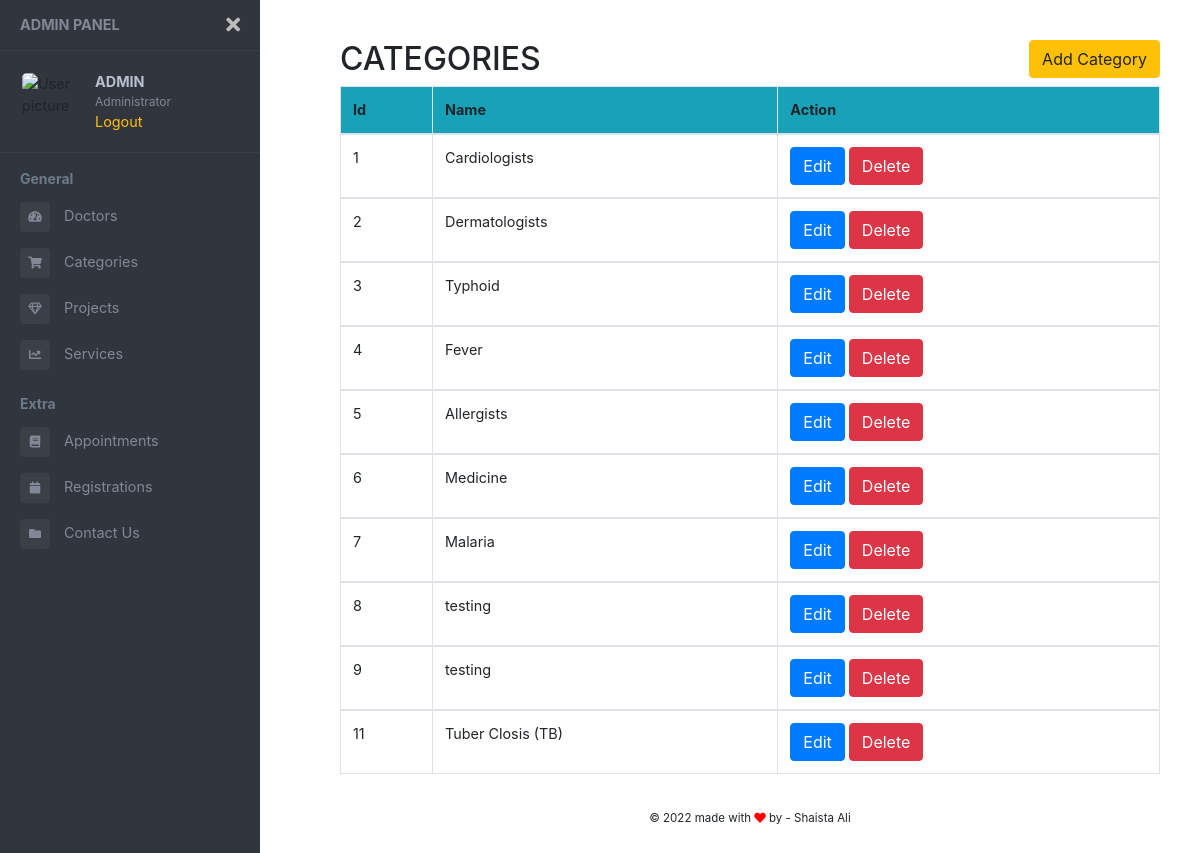
The app's page /admin/categories.php (signed in) with its own data.
### tables this page shows
CREATE TABLE `categories` (
  `id` int(11) NOT NULL,
  `category` varchar(100) NOT NULL
);

### admin/categories.php (the view, shortened to what this page needs)
<?php
  include "../connection.php";
?>
<!DOCTYPE html>
<html lang="en">
<head>
    <link rel="stylesheet" href="https://maxcdn.bootstrapcdn.com/bootstrap/4.0.0/css/bootstrap.min.css"
>
    <link href="https://use.fontawesome.com/releases/v5.0.6/css/all.css" rel="stylesheet">
    <link href="//maxcdn.bootstrapcdn.com/bootstrap/4.0.0/css/bootstrap.min.css" rel="stylesheet" id="bootstrap-css">
</head>
<body>
<div class="page-wrapper chiller-theme toggled">
  <nav id="sidebar" class="sidebar-wrapper">
    <div class="sidebar-content">
      <div class="sidebar-brand">
        <a href="#">Admin Panel</a>
        <div id="close-sidebar">
          <i class="fas fa-times"></i>
        </div>
      </div>
      <div class="sidebar-header">
        <div class="user-pic">
          <img class="img-responsive img-rounded" src="https://raw.githubusercontent.com/azouaoui-med/pro-sidebar-template/gh-pages/src/img/user.jpg"
            alt="User picture">
        </div>
        <div class="user-info">
          <span class="user-name">
            <strong class="text-uppercase"><?php echo $_SESSION['username'] ?></strong>
          </span>
          <span class="user-role">Administrator</span>
          <span>
            <a href="logout.php" class="text-warning">Logout</a>
          </span>
        </div>
      </div>
      <div class="sidebar-menu">
        <ul>
          <li class="header-menu">
            <span>General</span>
          </li>
          <li class="sidebar-dropdown">
            <a href="doctors.php">
              <i class="fa fa-tachometer-alt"></i>
              <span>Doctors</span>
            </a>
          </li>
          <li class="sidebar-dropdown">
            <a href="categories.php">
              <i class="fa fa-shopping-cart"></i>
              <span>Categories</span>
            </a>
          </li>
          <li class="sidebar-dropdown">
            <a href="projects.php">
              <i class="far fa-gem"></i>
              <span>Projects</span>
            </a>
          </li>
          <li class="sidebar-dropdown">
            <a href="services.php">
              <i class="fa fa-chart-line"></i>
              <span>Services</span>
            </a>
          </li>
          <li class="header-menu">
            <span>Extra</span>
          </li>
          <li>
            <a href="appointments.php">
              <i class="fa fa-book"></i>
              <span>Appointments</span>
            </a>
          </li>
          <li>
            <a href="registrations.php">
              <i class="fa fa-calendar"></i>
              <span>Registrations</span>
            </a>
          </li>
          <li>
            <a href="contact-us.php">
              <i class="fa fa-folder"></i>
              <span>Contact Us</span>
            </a>
          </li>
        </ul>
      </div>
    </div>
  </nav>
  <main class="page-content">
    <div class="container-fluid">
      <div class="row">
        <div class="form-group col-md-12">
          <div class="row">
            <div class="col">
              <h2 class=" text-uppercase">Categories</h2>
            </div>
            <div class="col text-right">
              <a href="add-category.php" class="btn btn-warning" data-toggle="modal" data-target="#myModal">Add Category</a>
            </div>
          </div>
          <table class="table table-bordered">
            <tr>
              <thead class="bg-info">
                <th>Id</th>
                <th>Name</th>
                <th>Action</th>
              </thead>
            </tr>
            <?php
            $fetch = mysqli_query($con,"SELECT * FROM categories");
            while ($row = mysqli_fetch_array($fetch)) {
            ?>
            <tr>
              <tbody>
                <td><?php echo $row['id']; ?></td>
                <td><?php echo $row['category']; ?></td>
                <td><a href="category-edit.php?id=<?php echo $row['id']; ?> " class="btn btn-primary">Edit</a> <a href="category-delete.php?id=<?php echo $row['id']; ?>" name="btn-delete" class="btn btn-danger">Delete</a></td>
              </tbody>
            </tr>
          <?php } ?>
          </table>
        </div>
      </div>
      <footer class="text-center">
        <div class="mb-2">
          <small>
            © 2022 made with <i class="fa fa-heart" style="color:red"></i> by - <a target="_blank">
              Shaista Ali
            </a>
          </small>
        </div>
      </footer>
    </div>
  </main>
</div>
</body>
</html>

### admin/categories.php (style rules this page uses)
body { font-size: 0.9rem; }
.page-wrapper .sidebar-wrapper, .sidebar-wrapper .sidebar-brand > a, .sidebar-wrapper .sidebar-dropdown > a:after, .sidebar-wrapper .sidebar-menu .sidebar-dropdown .sidebar-submenu li a:before, .sidebar-wrapper ul li a i, .page-wrapper .page-content, .sidebar-wrapper .sidebar-search input.search-menu, .sidebar-wrapper .sidebar-search .input-group-text, .sidebar-wrapper .sidebar-menu ul li a, #show-sidebar, #close-sidebar { -webkit-transition: all 0.3s ease; -moz-transition: all 0.3s ease; -ms-transition: all 0.3s ease; -o-transition: all 0.3s ease; transition: all 0.3s ease; }
.page-wrapper { height: 100vh; }
.page-wrapper.toggled .sidebar-wrapper { left: 0px; }
@media screen and (min-width: 768px) { .page-wrapper.toggled .page-content { padding-left: 300px; } }
.sidebar-wrapper { width: 260px; height: 100%; max-height: 100%; position: fixed; top: 0; left: -300px; z-index: 999; }
.sidebar-wrapper ul { list-style-type: none; padding: 0; margin: 0; }
.sidebar-wrapper a { text-decoration: none; }
.sidebar-content { max-height: calc(100% - 30px); height: calc(100% - 30px); overflow-y: auto; position: relative; }
.sidebar-wrapper .sidebar-brand { padding: 10px 20px; display: flex; align-items: center; }
.sidebar-wrapper .sidebar-brand > a { text-transform: uppercase; font-weight: bold; flex-grow: 1; }
.sidebar-wrapper .sidebar-brand #close-sidebar { cursor: pointer; font-size: 20px; }
.sidebar-wrapper .sidebar-header { padding: 20px; overflow: hidden; }
.sidebar-wrapper .sidebar-header .user-pic { float: left; width: 60px; padding: 2px; border-radius: 12px; margin-right: 15px; overflow: hidden; }
.sidebar-wrapper .sidebar-header .user-pic img { object-fit: cover; height: 100%; width: 100%; }
.sidebar-wrapper .sidebar-header .user-info { float: left; }
.sidebar-wrapper .sidebar-header .user-info > span { display: block; }
.sidebar-wrapper .sidebar-header .user-info .user-role { font-size: 12px; }
.sidebar-wrapper .sidebar-menu { padding-bottom: 10px; }
.sidebar-wrapper .sidebar-menu .header-menu span { font-weight: bold; font-size: 14px; padding: 15px 20px 5px 20px; display: inline-block; }
.sidebar-wrapper .sidebar-menu ul li a { display: inline-block; width: 100%; text-decoration: none; position: relative; padding: 8px 30px 8px 20px; }
.sidebar-wrapper .sidebar-menu ul li a i { margin-right: 10px; font-size: 12px; width: 30px; height: 30px; line-height: 30px; text-align: center; border-radius: 4px; }
.page-wrapper .page-content { display: inline-block; width: 100%; padding-left: 0px; padding-top: 20px; }
.page-wrapper .page-content > div { padding: 20px 40px; }
.page-wrapper .page-content { overflow-x: hidden; }
.chiller-theme .sidebar-wrapper { background: #31353D; }
.chiller-theme .sidebar-wrapper .sidebar-header, .chiller-theme .sidebar-wrapper .sidebar-search, .chiller-theme .sidebar-wrapper .sidebar-menu { border-top: 1px solid #3a3f48; }
.chiller-theme .sidebar-wrapper .sidebar-header .user-info .user-role, .chiller-theme .sidebar-wrapper .sidebar-header .user-info .user-status, .chiller-theme .sidebar-wrapper .sidebar-search input.search-menu, .chiller-theme .sidebar-wrapper .sidebar-search .input-group-text, .chiller-theme .sidebar-wrapper .sidebar-brand>a, .chiller-theme .sidebar-wrapper .sidebar-menu ul li a, .chiller-theme .sidebar-footer>a { color: #818896; }
.chiller-theme .sidebar-wrapper .sidebar-menu ul li:hover>a, .chiller-theme .sidebar-wrapper .sidebar-menu .sidebar-dropdown.active>a, .chiller-theme .sidebar-wrapper .sidebar-header .user-info, .chiller-theme .sidebar-wrapper .sidebar-brand>a:hover, .chiller-theme .sidebar-footer>a:hover i { color: #b8bfce; }
.page-wrapper.chiller-theme.toggled #close-sidebar { color: #bdbdbd; }
.chiller-theme .sidebar-wrapper .sidebar-menu ul li a i, .chiller-theme .sidebar-wrapper .sidebar-menu .sidebar-dropdown div, .chiller-theme .sidebar-wrapper .sidebar-search input.search-menu, .chiller-theme .sidebar-wrapper .sidebar-search .input-group-text { background: #3a3f48; }
.chiller-theme .sidebar-wrapper .sidebar-menu .header-menu span { color: #6c7b88; }

### records on screen
categories: id "1", category "Cardiologists"
categories: id "2", category "Dermatologists"
categories: id "3", category "Typhoid"
categories: id "4", category "Fever"
categories: id "5", category "Allergists"
categories: id "6", category "Medicine"
categories: id "7", category "Malaria"
categories: id "8", category "testing"
categories: id "9", category "testing"
categories: id "11", category "Tuber Closis (TB)"

### other values on screen
$_SESSION['username'] "ADMIN"
